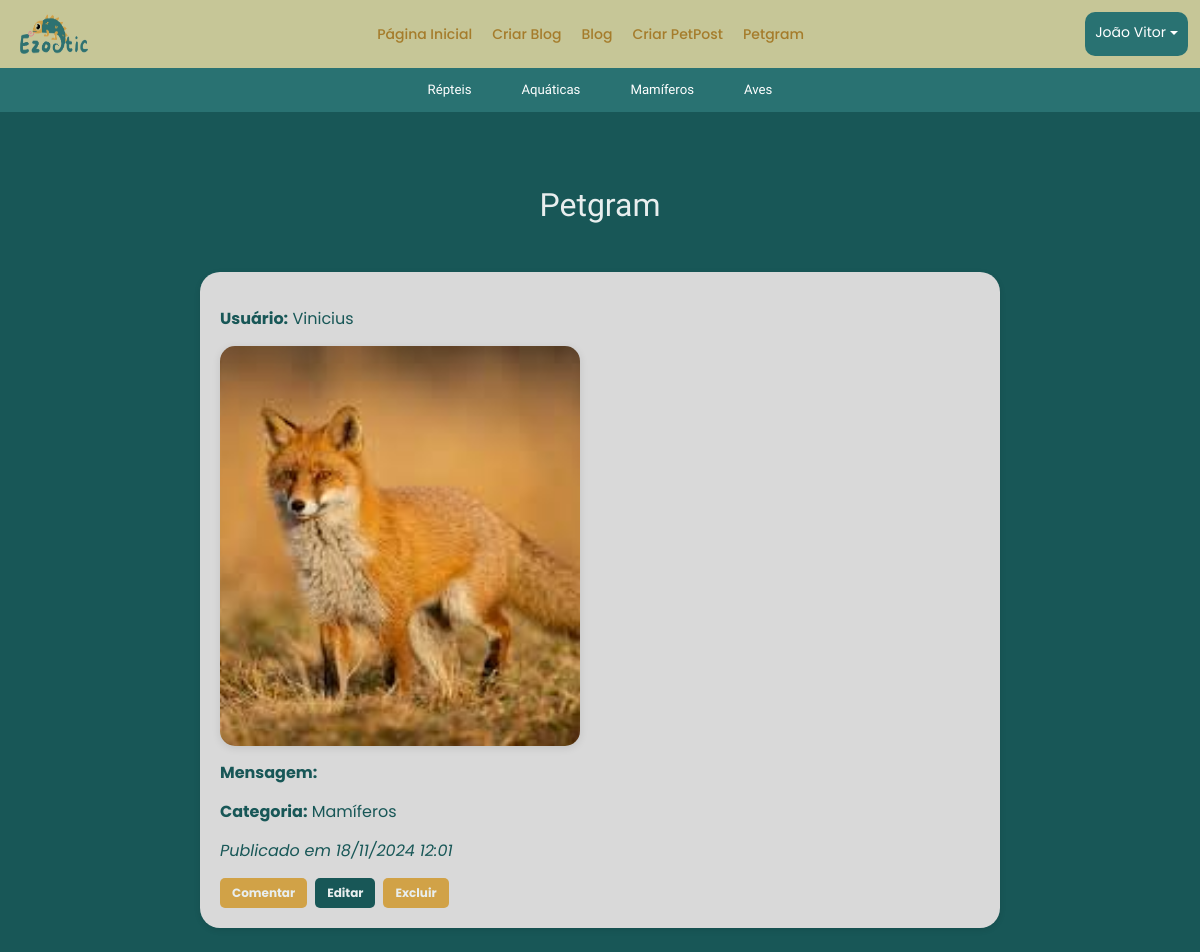
The app's page /mamiferos/petgram/ (signed in) with its own data.
### app/models.py (models this page shows, shortened)
class User(db.Model, UserMixin):
    id = db.Column(db.Integer, primary_key=True)
    nome = db.Column(db.String, nullable=True)
    sobrenome = db.Column(db.String, nullable=True)
    email = db.Column(db.String, nullable=True)
    senha = db.Column(db.String, nullable=True)
    posts = db.relationship('Post', backref='user', lazy=True)
    petgrams = db.relationship('Petgram', backref='user', lazy=True)
    comentarios_petgram = db.relationship('ComentarioPetgram', backref='user', lazy=True)

class Petgram(db.Model):
    id = db.Column(db.Integer, primary_key=True)
    legenda = db.Column(db.Text, nullable=False)
    user_id = db.Column(db.Integer, db.ForeignKey('user.id'), nullable=False)
    comentarios = db.relationship('ComentarioPetgram', backref='petgram', lazy=True)
    imagem = db.Column(db.String, nullable=True)
    categoria_petgram = db.Column(db.String(50), nullable=True)
    data_criacao = db.Column(db.DateTime, default=datetime.utcnow)

### app/views.py (the view)
@app.route('/mamiferos/petgram/')
def mamiferos_petgram():
    petgrams = Petgram.query.filter_by(categoria_petgram='Mamíferos').all()
    return render_template('petgram/petgram_mamiferos.html', petgrams=petgrams)

### app/models.py (called while the page is built)
@login_manager.user_loader
def load_user(user_id):
    return User.query.get(user_id)

### app/templates/petgram/petgram_mamiferos.html (shortened to what this page needs)
{% extends 'base.html' %}
{% block content %}
{% include 'nave/nave.html' %}
{% include 'nave/nave_petgram.html' %}
    <div class="container">
        <div class="row mt-4">
            <h2 class="ultimas-postagens w-100 text-center">Petgram</h2>
            <div class="col-12">
                <table class="table">
                    <tbody>
                        {% for linha in petgrams %}
                        <tr>
                            <td colspan="4">
                                <div class="post-estrutura">
                                    <p><strong>Usuário:</strong> {{ linha.user.nome }}</p>
                                    {% if linha.imagem %}
                                        <img class="img-post" src="{{ url_for('static', filename='uploads/' ~ linha.imagem) }}" alt="Imagem do Petgram" class="img-fluid mb-2" style="width: 30vw; height: 50vh;">
                                    {% endif %}
                                    <p><strong>Mensagem:</strong> {{ linha.mensagem }}</p>
                                    <p><strong>Categoria:</strong> {{ linha.categoria_petgram }}</p>
                                    <p><em>Publicado em
                                        {{ linha.data_criacao.strftime('%d/%m/%Y %H:%M') if linha.data_criacao else "Data não disponível" }}
                                    </em></p>
                                    <div class="d-flex align-items-center">
                                        <button class="btn btn-comentar btn-sm me-2" data-bs-toggle="modal" data-bs-target="#comentariosModal{{ linha.id }}">
                                           Comentar
                                        </button>
                                        <a href="{{ url_for('editar_petgram', petgram_id=linha.id) }}" class="btn btn-editar btn-sm me-2">Editar</a>
                                        <form action="{{ url_for('excluir_petgram', petgram_id=linha.id) }}" method="POST" style="display:inline;">
                                            <button type="submit" class="btn btn-excluir btn-sm">Excluir</button>
                                        </form>
                                    </div>
                                </div>
                            </td>
                        </tr>
                        {% endfor %}
                    </tbody>
                </table>
            </div>
        </div>
    </div>
{% endblock %}

### app/templates/nave/nave.html (shortened to what this page needs)
{% if current_user.is_authenticated %}
    <nav class="navbar">
        <div>
            <img class="logotipo" src="{{ url_for('static', filename='images/Ezootic-Logo.png') }}" alt="Logotipo">
        </div>
        <div class="navbar-links">
            <a href="/">Página Inicial</a>
            <a href="{{ url_for('postNovo') }}">Criar Blog</a>
            <a href="{{ url_for('postLista') }}">Blog</a>
            <a href="{{ url_for('petgramNovo') }}">Criar PetPost</a>
            <a href="{{ url_for('petgramLista') }}">Petgram</a>
        </div>
        <div class="login-options">
            <span class="options-name" style="color: white;">{{current_user.nome}} {{current_user.sobrenome}}</span>
            <div class="dropdown custom-dropdown">
                <a href="#" class="dropdown-toggle" data-bs-toggle="dropdown" aria-expanded="false" style="color: white;">
                </a>
            </div>
        </div>
    </nav>
{% endif %}

### app/templates/nave/nave.html (style rules this page uses)
.navbar { display: flex; justify-content: space-between; align-content: center; padding: 1% 1% 1% 1%; background-color: #C6C697; }
.logotipo { width: 7vw; height: 5vh; }
.navbar-links { display: flex; gap: 20px; }
.navbar-links a { text-decoration: none; color: #a57c2b; font-family: "Poppins", sans-serif; font-weight: 500; font-size: 14px; transition: color 0.3s; }
.login-options { border-radius: 10px; padding: 10px 10px 10px 10px; background-color: #297272; font-family: "Poppins", sans-serif; display: flex; }
.options-name { font-weight: 400; font-size: 14px; }

### app/templates/petgram/petgram_mamiferos.html (style rules this page uses)
body { background-color: #185757; font-family: 'Poppins', sans-serif; }
.ultimas-postagens { color: #E8EEEE; font-family: 'Kavoon', cursive; font-size: 2rem; margin-top: 50px; margin-bottom: 20px; text-align: center; }
.post-estrutura { background-color: #D9D9D9; border-radius: 20px; padding: 20px; max-width: 800px; margin: 20px auto; box-shadow: 0 2px 6px rgba(0, 0, 0, 0.1); margin-bottom: 0 !important; }
.post-estrutura p { color: #185757; font-family: 'Poppins', sans-serif; font-size: 1rem; margin-bottom: 15px; }
.post-estrutura img { border-radius: 15px; width: 100%; height: auto; object-fit: cover; margin-bottom: 15px; box-shadow: 0 2px 8px rgba(0, 0, 0, 0.1); }
.btn-editar { background-color: #185757; color: #E8EEEE; font-size: 12px; font-family: 'Poppins', sans-serif; font-weight: bold; padding: 6px 12px; border-radius: 5px; display: inline-flex; align-items: center; gap: 8px; text-decoration: none; border: none; }
.btn-excluir { background-color: #D1A247; color: #E8EEEE; font-size: 12px; font-family: 'Poppins', sans-serif; font-weight: bold; padding: 6px 12px; border-radius: 5px; display: inline-flex; align-items: center; gap: 8px; border: none; }
.btn-comentar { background-color: #D1A247; color: #E8EEEE; font-size: 12px; font-family: 'Poppins', sans-serif; font-weight: bold; padding: 6px 12px; border-radius: 5px; display: inline-flex; align-items: center; gap: 8px; border: none; }
table tbody tr td { border: none; padding: 0; }

### records on screen
User: nome "João", sobrenome "Vitor"
Petgram: user.nome "Vinicius", imagem (picture), categoria_petgram "Mamíferos", data_criacao "18/11/2024 12:01"
